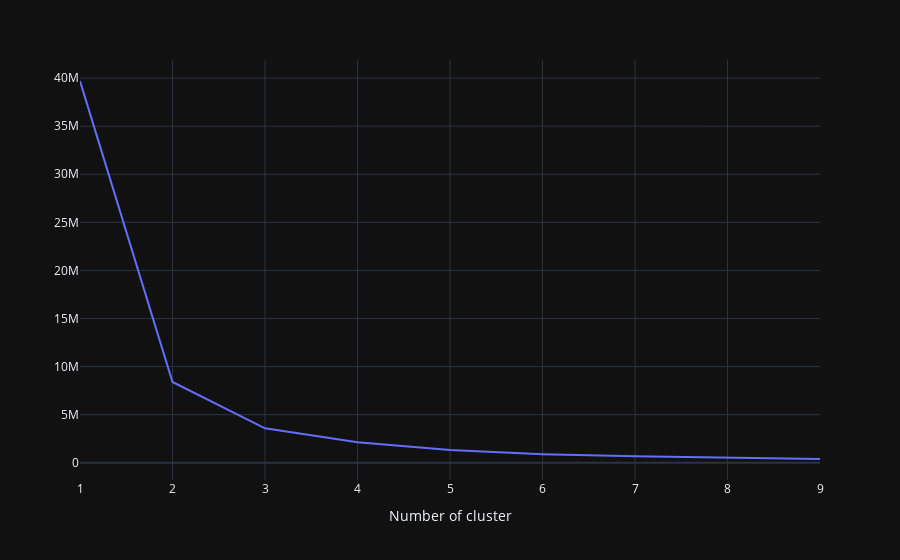

Notebook code cell kept with this figure:
### Code cell
import plotly.io as pio
my_dict={}
ctm_recency = ctm_dt[['Recency']]
for idx in range(1, 10):
    kmeans = KMeans(n_clusters=idx, max_iter=1000).fit(ctm_recency)
    ctm_recency["clusters"] = kmeans.labels_
    my_dict[idx] = kmeans.inertia_ 

line_fig = px.line(x=list(my_dict.keys()), 
                   y=list(my_dict.values()), 
                   template="plotly_dark"
                  )

line_fig.update_layout(title_x=0, 
                       xaxis_title="Number of cluster", 
                       yaxis_title=""
                      )

### Figure 1 — Plotly figure (JSON) as saved in the notebook; plotly's stock layout.template omitted (floating-point values rounded to 4 significant figures)
{"data": [{"hovertemplate": "x=%{x}<br>y=%{y}<extra></extra>", "legendgroup": "", "line": {"color": "#636efa", "dash": "solid"}, "marker": {"symbol": "circle"}, "mode": "lines", "name": "", "orientation": "v", "showlegend": false, "type": "scatter", "x": [1, 2, 3, 4, 5, 6, 7, 8, 9], "xaxis": "x", "y": [39700000.0, 8401000.0, 3582000.0, 2137000.0, 1310000.0, 887700.0, 677600.0, 524100.0, 385900.0], "yaxis": "y"}], "layout": {"legend": {"tracegroupgap": 0}, "margin": {"t": 60}, "title": {"x": 0}, "xaxis": {"anchor": "y", "domain": [0, 1], "title": {"text": "Number of cluster"}}, "yaxis": {"anchor": "x", "domain": [0, 1], "title": {"text": ""}}}}
